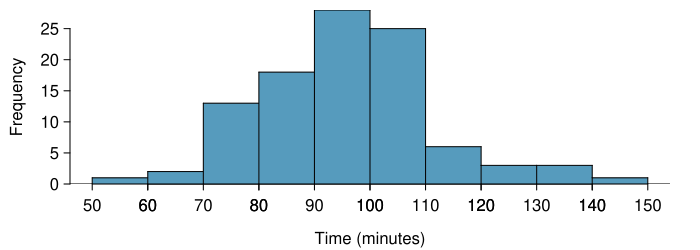

The R source for this figure:
library(openintro)
data(COL)

data(run17)
#d <- run17samp
 set.seed(50)
 run17samp <- run17[sample(1:nrow(run17), 100), ]
 
myPDF("run17sampHistograms.pdf", 7, 2.5,
      mar = c(3.3, 3.5, 0.5, 1.5),
      mgp = c(2.2, 0.55, 0))
histPlot(d$time,
         main = "",
         xlab = "Time (minutes)",
         ylab = "Frequency",
         yaxs="i",
         col = COL[1])
axis(1, at = seq(50, 150, 10))
dev.off()
